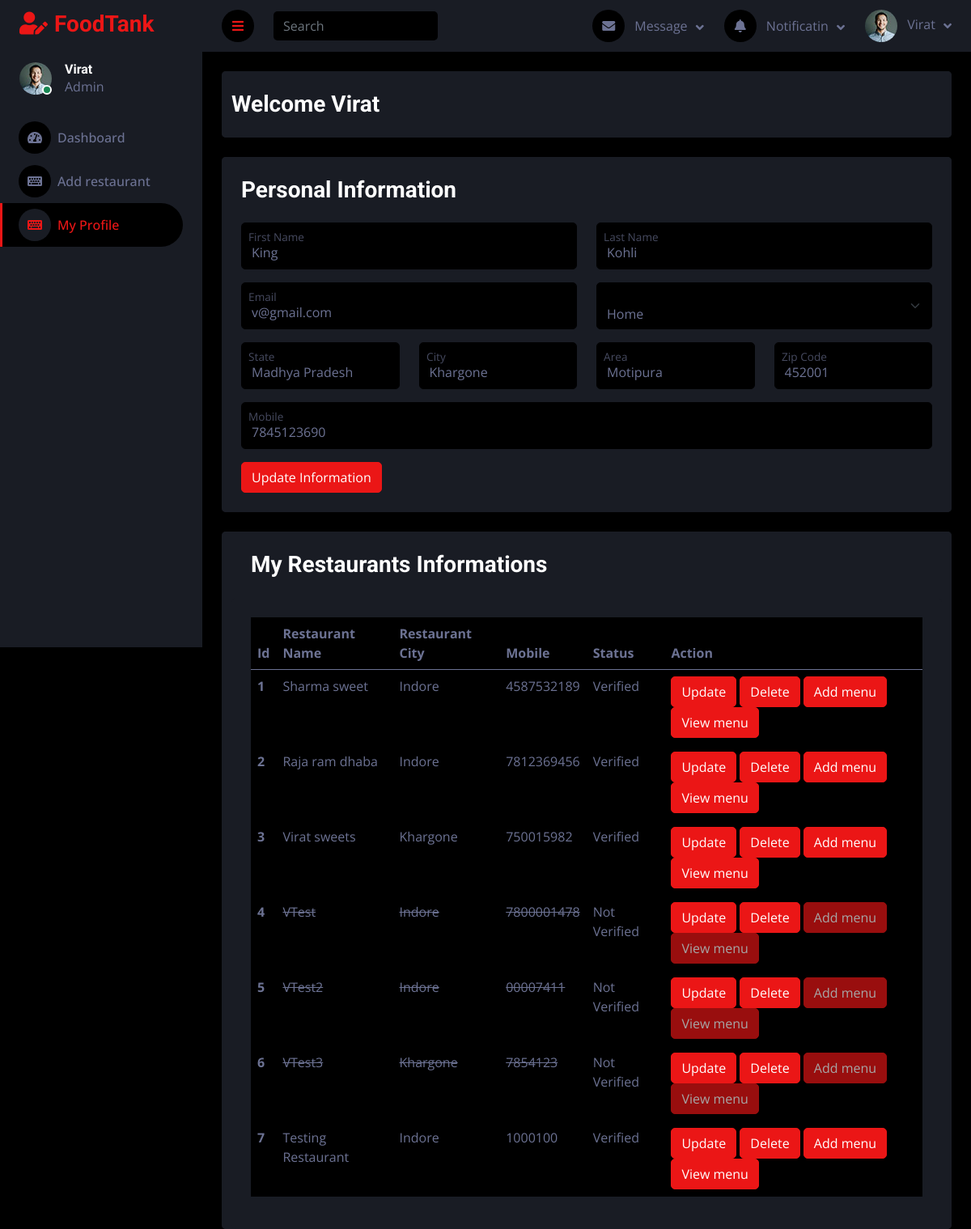
Screenshot of /profile/ (signed in) with the database file from the repository.
### user/models.py (models this page shows, shortened)
class User(AbstractUser):
    mobile = models.CharField(max_length=255, unique=True)
    user_type = models.CharField(max_length=255, choices=USER_TYPE)

class Address(models.Model):
    user = models.ForeignKey(User, on_delete=models.CASCADE)
    state = models.CharField(max_length=255)
    city = models.CharField(max_length=255)
    area = models.CharField(max_length=255)
    zipcode = models.CharField(max_length=255)
    landmark = models.CharField(max_length=255, blank=True)
    category = models.CharField(max_length=255, choices=[('Home', 'Home'), ('Work', 'Work')])

### restaurant/models.py (models this page shows, shortened)
class Restaurant(models.Model):
    user = models.ForeignKey(User, on_delete=models.CASCADE,
                    limit_choices_to={'user_type': 'Foodprovider'})  # ForeignKey to User
    name = models.CharField(max_length=255)
    city = models.CharField(max_length=255)
    address = models.TextField()
    mobile = models.CharField(max_length=15)
    desc = models.TextField(blank=True, null=True)
    is_verified = models.BooleanField(default=False)
    veg_or_nonveg = models.CharField(max_length=255, choices=VEG_OR_NONVEG_CHOICES)
    no_of_chefs = models.PositiveIntegerField()
    start_date = models.DateField(blank=True, null=True)
    img1 = models.ImageField(upload_to='restaurant_images/', null=True, blank=True)
    img2 = models.ImageField(upload_to='restaurant_images/', null=True, blank=True)
    img3 = models.ImageField(upload_to='restaurant_images/', null=True, blank=True)
    img4 = models.ImageField(upload_to='restaurant_images/', null=True, blank=True)

### user/views.py (the view, shortened to what this page needs)
# urls.py: path("profile/", views.profile, name="profile"),
def profile(request):
    if not request.user.is_authenticated:
        return redirect("/login/")
    user = request.user
    address, created = Address.objects.get_or_create(user=user)
    context = {
        'user_profile' : user,
        'user_address' : address
    }
    if request.user.user_type == "Customer":
        return render(request, 'account/profile.html', context)
    elif request.user.user_type == "Foodprovider":
        context['resturant_data'] = Restaurant.objects.filter(user=request.user)
        return render(request, 'restaurant_admin/profile.html', context)
    else:
        return render(request, 'account/profile.html', context)

### templates/restaurant_admin/profile.html (shortened to what this page needs)
{% extends '../base2.html' %}
{% block content %}
<div class="container-fluid position-relative d-flex p-0">
    {% include './sidebar.html' %}
    <div class="content">
        {% include './navbar.html' %}
        <div class="container-fluid pt-4 px-4">
            <div class="row bg-secondary rounded align-items-center justify-content-center mx-0">
                <div class="bg-secondary rounded h-100 pt-4">
                    <h3 class="mb-4">Welcome {{request.user.username}}</h3>
                </div>
            </div>
        </div>
        <div class="container-fluid pt-4 px-4">
            <div class="row bg-secondary rounded align-items-center justify-content-center mx-0">
                <div class="bg-secondary rounded h-100 p-4">
                    <form action="/profile/" method="POST">
                    <h3 class="mb-4">Personal Information</h3>
                    <div class="row">
                        <div class="form-floating mb-3 col-md-6">
                            <input type="text" class="form-control" name="fname" id="firstname" value="{{user_profile.first_name}}" placeholder="firstname">
                            <label for="firstname" class="mx-2">First Name</label>
                        </div>
                        <div class="form-floating mb-3 col-md-6">
                            <input type="text" class="form-control" name="lname" id="lastname" value="{{user_profile.last_name}}" placeholder="lastname">
                            <label for="lastname" class="mx-2">Last Name</label>
                        </div>
                    </div>
                    <div class="row">
                        <div class="form-floating mb-3 col-md-6">
                            <input type="email" class="form-control" name="email" id="email"  value="{{user_profile.email}}" placeholder="Email">
                            <label for="email" class="mx-2">Email</label>
                        </div>
                        <div class="form-floating mb-3 col-md-6">
                            <select class="form-select" id="category" name="category"
                                aria-label="Floating label select example" required>
                                <option value="{{user_address.category}}">{{user_address.category}}</option>
                            </select>
                        </div>
                    </div>
                    <div class="row">
                        <div class="form-floating mb-3 col-md-3">
                            <input type="text" class="form-control" name="state" id="state" value="{{user_address.state}}" placeholder="State">
                            <label for="state" class="mx-2">State</label>
                        </div>
                        <div class="form-floating mb-3 col-md-3">
                            <input type="text" class="form-control" name="city" id="city" value="{{user_address.city}}" placeholder="City">
                            <label for="city" class="mx-2">City</label>
                        </div>
                        <div class="form-floating mb-3 col-md-3">
                            <input type="text" class="form-control" name="area" id="area" value="{{user_address.area}}" placeholder="area">
                            <label for="area" class="mx-2">Area</label>
                        </div>
                        <div class="form-floating mb-3 col-md-3">
                            <input type="number" class="form-control" name="zipcode" id="zip" value="{{user_address.zipcode}}" placeholder="Zip Code">
                            <label for="zip" class="mx-2">Zip Code</label>
                        </div>
                    </div>
                    <div class="row">
                        <div class="form-floating mb-3 col-md-12">
                            <input type="number" class="form-control" name="mobile" id="mobile" value="{{user_profile.mobile}}" placeholder="Mobile">
                            <label for="mobile" class="mx-2">Mobile</label>
                        </div>
                    </div>
                    <button type="submit" class="btn btn-primary">Update Information</button>
                </div>
            </div>
        </div>
        <div class="container-fluid pt-4 px-4">
            <div class="row bg-secondary rounded align-items-center justify-content-center mx-0">
                <div class="bg-secondary rounded h-100 pt-4">
                    <h3 class="mb-4 mx-4">My Restaurants Informations</h3>
                    <div class="col-sm-12 col-xl-12">
                        <div class="bg-secondary rounded h-100 p-4">
                            <table class="table bg-dark">
                                <thead>
                                    <tr>
                                        <th scope="col">Id</th>
                                        <th scope="col">Restaurant Name</th>
                                        <th scope="col">Restaurant City</th>
                                        <th scope="col">Mobile</th>
                                        <th scope="col">Status</th>
                                        <th scope="col">Action</th>
                                    </tr>
                                </thead>
                                <tbody>
                                    {% for data in resturant_data %}
                                        {% if data.is_verified == True %}
                                            <tr>
                                                <th scope="row">{{forloop.counter}}</th>
                                                <td>{{data.name}}</td>
                                                <td>{{data.city}}</td>
                                                <td>{{data.mobile}}</td>
                                                <td>Verified</td>
                                                <td>
                                                    <button type="submit" class="btn btn-primary"><a href="/foodprovider/editRestaurant/{{data.id}}" class="text-white">Update</a></button>
                                                    <button type="submit" class="btn btn-primary"><a href="/foodprovider/deleteRestaurant/{{data.id}}" class="text-white" onclick="return confirm('Are you sure? You are deleting your added restaurant')">Delete</a></button>
                                                    <button type="submit" class="btn btn-primary"><a href="/menu/addMenu/" class="text-white">Add menu</a></button>
                                                    <button type="submit" class="btn btn-primary"><a href="/menu/viewMenu/{{data.id}}" class="text-white">View menu</a></button>
                                                </td>
                                            </tr>
                                        {% else %}
                                            <tr>
                                                <th scope="row">{{forloop.counter}}</th>
                                                <td><del>{{data.name}}</del></td>
                                                <td><del>{{data.city}}</del></td>
                                                <td><del>{{data.mobile}}</del></td>
                                                <td>Not Verified</td>
                                                <td>
                                                    <button type="submit" class="btn btn-primary"><a href="/foodprovider/editRestaurant/{{data.id}}" class="text-white">Update</a></button>
                                                    <button type="submit" class="btn btn-primary"><a href="/foodprovider/deleteRestaurant/{{data.id}}" class="text-white" onclick="return confirm('Are you sure? You are deleting your added restaurant')">Delete</a></button>
                                                    <button type="submit" class="btn btn-primary" disabled><a href="/menu/addMenu/" class="text-white">Add menu</a></button>
                                                    <button type="submit" class="btn btn-primary" disabled><a href="/menu/viewMenu/{{data.id}}" class="text-white">View menu</a></button>
                                                </td>
                                            </tr>
                                        {% endif %}
                                    {% endfor %}
                                </tbody>
                            </table>
                        </div>
                    </div>
                </div>
            </div>
        </div>
    </div>
</div>
{% endblock content %}

### templates/restaurant_admin/sidebar.html (shortened to what this page needs)
{% load static %}
<div class="sidebar pe-4 pb-3">
    <nav class="navbar bg-secondary navbar-dark">
        <a href="index.html" class="navbar-brand mx-4 mb-3">
            <h3 class="text-primary"><i class="fa fa-user-edit me-2"></i>FoodTank</h3>
        </a>
        <div class="d-flex align-items-center ms-4 mb-4">
            <div class="position-relative">
                <img class="rounded-circle" src="{% static 'img2/user.jpg' %}" alt=""
                    style="width: 40px; height: 40px;">
                <div
                    class="bg-success rounded-circle border border-2 border-white position-absolute end-0 bottom-0 p-1">
                </div>
            </div>
            <div class="ms-3">
                <h6 class="mb-0">{{request.user.username}}</h6>
                <span>Admin</span>
            </div>
        </div>
        <div class="navbar-nav w-100">
            <a href="/foodprovider/dashboard/" class="nav-item nav-link" id="dashboard"><i
                    class="fa fa-tachometer-alt me-2"></i>Dashboard</a>
            <a href="/foodprovider/addRestaurant/" class="nav-item nav-link" id="addrestaurant"><i
                    class="fa fa-keyboard me-2"></i>Add restaurant</a>
            <a href="/profile/" class="nav-item nav-link" id="profile"><i class="fa fa-keyboard me-2"></i>My Profile</a>
        </div>
    </nav>
</div>

### templates/restaurant_admin/navbar.html (shortened to what this page needs)
{% load static %}
<nav class="navbar navbar-expand bg-secondary navbar-dark sticky-top px-4 py-0">
    <a href="#" class="sidebar-toggler flex-shrink-0">
        <i class="fa fa-bars"></i>
    </a>
    <form class="d-none d-md-flex ms-4">
        <input class="form-control bg-dark border-0" type="search" placeholder="Search">
    </form>
    <div class="navbar-nav align-items-center ms-auto">
        <div class="nav-item dropdown">
            <a href="#" class="nav-link dropdown-toggle" data-bs-toggle="dropdown">
                <i class="fa fa-envelope me-lg-2"></i>
                <span class="d-none d-lg-inline-flex">Message</span>
            </a>
        </div>
        <div class="nav-item dropdown">
            <a href="#" class="nav-link dropdown-toggle" data-bs-toggle="dropdown">
                <i class="fa fa-bell me-lg-2"></i>
                <span class="d-none d-lg-inline-flex">Notificatin</span>
            </a>
        </div>
        <div class="nav-item dropdown">
            <a href="#" class="nav-link dropdown-toggle" data-bs-toggle="dropdown">
                <img class="rounded-circle me-lg-2" src="{% static 'img2/user.jpg' %}" alt=""
                    style="width: 40px; height: 40px;">
                <span class="d-none d-lg-inline-flex">{{request.user.username}}</span>
            </a>
        </div>
    </div>
</nav>

### static/css2/style.css (style rules this page uses)
:root { --primary: #EB1616; --secondary: #191C24; --light: #6C7293; --dark: #000000; }
.btn { transition: .5s; }
.sidebar { position: fixed; top: 0; left: 0; bottom: 0; width: 250px; height: 100vh; overflow-y: auto; background: var(--secondary); transition: 0.5s; z-index: 999; }
.content { margin-left: 250px; min-height: 100vh; background: var(--dark); transition: 0.5s; }
@media (min-width: 992px) { .sidebar { margin-left: 0; } }
@media (min-width: 992px) { .content { width: calc(100% - 250px); } }
.sidebar .navbar .navbar-nav .nav-link { padding: 7px 20px; color: var(--light); font-weight: 500; border-left: 3px solid var(--secondary); border-radius: 0 30px 30px 0; outline: none; }
.sidebar .navbar .navbar-nav .nav-link:hover, .sidebar .navbar .navbar-nav .nav-link.active { color: var(--primary); background: var(--dark); border-color: var(--primary); }
.sidebar .navbar .navbar-nav .nav-link i { width: 40px; height: 40px; display: inline-flex; align-items: center; justify-content: center; background: var(--dark); border-radius: 40px; }
.sidebar .navbar .navbar-nav .nav-link:hover i, .sidebar .navbar .navbar-nav .nav-link.active i { background: var(--secondary); }
.content .navbar .navbar-nav .nav-link { margin-left: 25px; padding: 12px 0; color: var(--light); outline: none; }
.content .navbar .sidebar-toggler, .content .navbar .navbar-nav .nav-link i { width: 40px; height: 40px; display: inline-flex; align-items: center; justify-content: center; background: var(--dark); border-radius: 40px; }
.content .navbar .dropdown-toggle::after { margin-left: 6px; vertical-align: middle; border: none; content: "\f107"; font-family: "Font Awesome 5 Free"; font-weight: 900; transition: .5s; }

### rows the page displays
User: user.username "Virat", fname "King", lname "Kohli", email "v@gmail.com", mobile "7845123690"
Address: category "Home", state "Madhya Pradesh", city "Khargone", area "Motipura", zipcode "452001"
Restaurant: name "Sharma sweet", city "Indore", mobile "4587532189"
Restaurant: name "Raja ram dhaba", city "Indore", mobile "7812369456"
Restaurant: name "Virat sweets", city "Khargone", mobile "750015982"
Restaurant: name "VTest", city "Indore", mobile "7800001478"
Restaurant: name "VTest2", city "Indore", mobile "00007411"
Restaurant: name "VTest3", city "Khargone", mobile "7854123"
Restaurant: name "Testing Restaurant", city "Indore", mobile "1000100"
